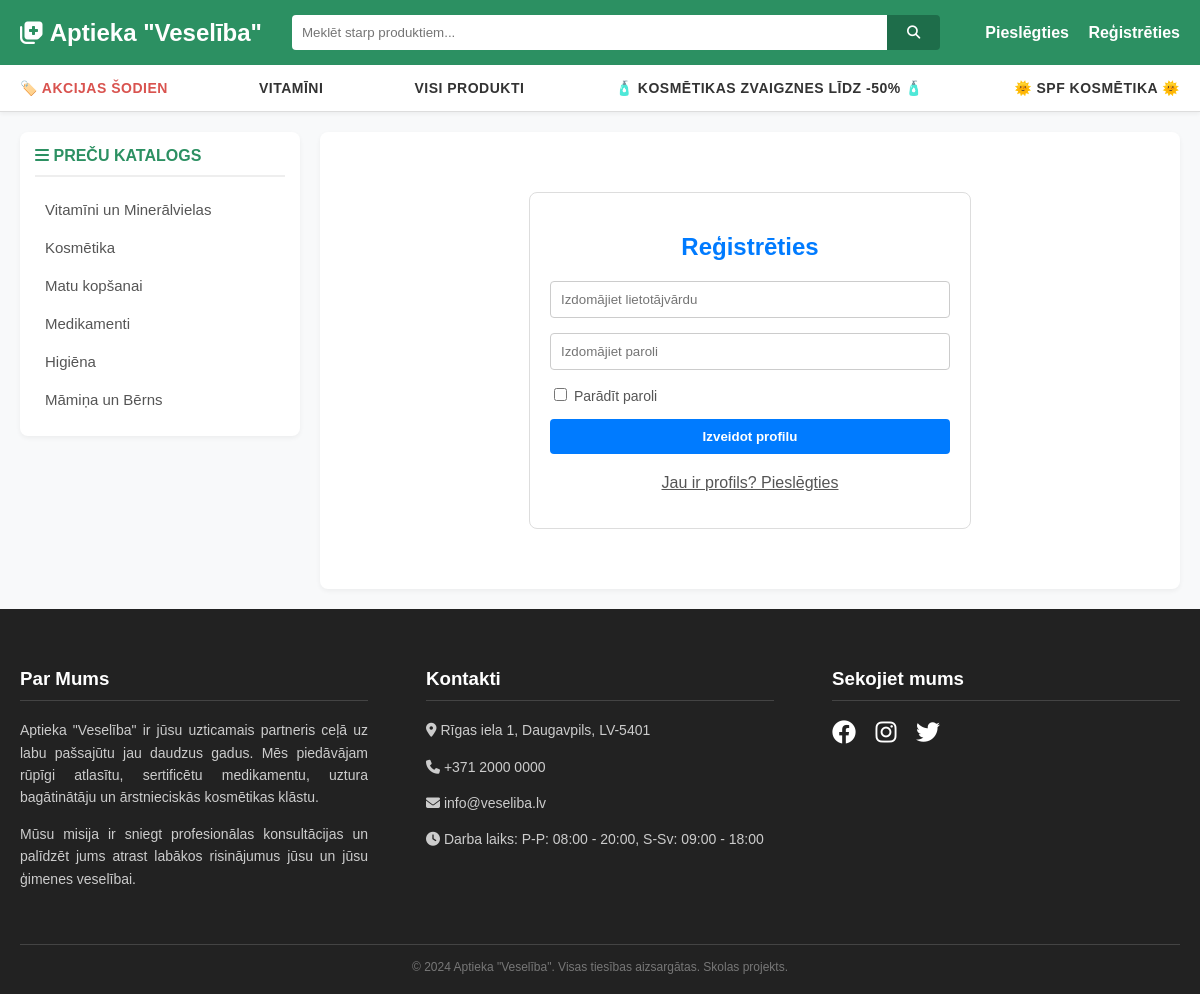
The app's page /registreties with its own data.
### app.py (models this page shows)
class Kategorija(db.Model):
    id = db.Column(db.Integer, primary_key=True)
    nosaukums = db.Column(db.String(50), nullable=False)

### app.py (the view, shortened to what this page needs)
@app.route('/registreties', methods=['GET', 'POST'])
def registreties():
    return render_template('registreties.html')

### app.py (called while the page is built)
@app.context_processor
def inject_categories():
    try:
        visas_kategorijas = Kategorija.query.all()
        return dict(global_kategorijas=visas_kategorijas)
    except:
        return dict(global_kategorijas=[])

### templates/registreties.html (shortened to what this page needs)
{% extends "base.html" %}
{% block content %}
<div style="max-width: 400px; margin: 40px auto; padding: 20px; border: 1px solid #ddd; border-radius: 8px;">
    <h2 style="text-align: center; color: #007bff;">Reģistrēties</h2>
    <form method="POST" action="/registreties" style="display: flex; flex-direction: column; gap: 15px;">
        <input type="text" name="lietotajvards" placeholder="Izdomājiet lietotājvārdu" required style="padding: 10px; border: 1px solid #ccc; border-radius: 4px;">
        <input type="password" id="parole" name="parole" placeholder="Izdomājiet paroli" required style="padding: 10px; border: 1px solid #ccc; border-radius: 4px;">
        <label style="font-size: 14px; cursor: pointer; color: #555;">
            <input type="checkbox" onclick="raditParoli()"> Parādīt paroli
        </label>
        <button type="submit" style="padding: 10px; background-color: #007bff; color: white; border: none; border-radius: 4px; font-weight: bold; cursor: pointer;">Izveidot profilu</button>
    </form>
    <p style="text-align: center; margin-top: 20px;"><a href="/pieslegties" style="color: #555;">Jau ir profils? Pieslēgties</a></p>
</div>
{% endblock %}

### templates/base.html (shortened to what this page needs)
<!DOCTYPE html>
<html lang="lv">
<head>
    <link rel="stylesheet" href="https://cdnjs.cloudflare.com/ajax/libs/font-awesome/6.4.0/css/all.min.css">
</head>
<body>
<header>
    <div class="top-bar">
        <div class="logo">
            <a href="/"><i class="fa-solid fa-notes-medical"></i> Aptieka "Veselība"</a>
        </div>
        <form class="search-form" method="GET" action="/">
            <input type="text" name="meklet" placeholder="Meklēt starp produktiem..." value="{{ vaicajums or '' }}">
            <button type="submit"><i class="fa-solid fa-magnifying-glass"></i></button>
        </form>
<div class="auth-links">
            {% if session.get('lietotajvards') %}
                <a href="/grozs" style="margin-right: 20px; color: #ffeb3b;"><i class="fa-solid fa-cart-shopping"></i> Grozs
                    {% set groza_skaits = session.get('grozs', {}).values() | sum %}
                    {% if groza_skaits > 0 %}({{ groza_skaits }}){% endif %}
                </a>
                <span><i class="fa-regular fa-user"></i> {{ session['lietotajvards'] }}</span>
                {% if session.get('loma') == 'admin' %}
                    <a href="/admin" class="admin-badge">Admin</a>
                {% endif %}
                <a href="/iziet">Atslēgties</a>
            {% else %}
                <a href="/pieslegties">Pieslēgties</a>
                <a href="/registreties">Reģistrēties</a>
            {% endif %}
        </div>
    </div>
</header>
<div class="top-nav-container">
    <nav class="top-nav">
        <a href="/?ipass=akcijas" class="highlight-red">🏷️ AKCIJAS ŠODIEN</a>
        <a href="/?kategorija=1">VITAMĪNI</a>
        <a href="/">VISI PRODUKTI</a>
        <a href="/?ipass=zvaigznes">🧴 KOSMĒTIKAS ZVAIGZNES LĪDZ -50% 🧴</a>
        <a href="/?ipass=spf">🌞 SPF KOSMĒTIKA 🌞</a>
    </nav>
</div>
<div class="main-container">
    <aside class="sidebar">
        <h3><i class="fa-solid fa-bars"></i> PREČU KATALOGS</h3>
        <ul>
            {% for kat in global_kategorijas %}
                <li><a href="/?kategorija={{ kat.id }}">{{ kat.nosaukums }}</a></li>
            {% endfor %}
        </ul>
    </aside>
    <main class="content-area">
        {% block content %}{% endblock %}
    </main>
</div>
<footer>
    <div class="footer-content">
        <div class="footer-section">
            <h3>Par Mums</h3>
            <p>Aptieka "Veselība" ir jūsu uzticamais partneris ceļā uz labu pašsajūtu jau daudzus gadus. Mēs piedāvājam rūpīgi atlasītu, sertificētu medikamentu, uztura bagātinātāju un ārstnieciskās kosmētikas klāstu.</p>
            <p>Mūsu misija ir sniegt profesionālas konsultācijas un palīdzēt jums atrast labākos risinājumus jūsu un jūsu ģimenes veselībai.</p>
        </div>
        <div class="footer-section">
            <h3>Kontakti</h3>
            <p><i class="fa-solid fa-location-dot"></i> Rīgas iela 1, Daugavpils, LV-5401</p>
            <p><i class="fa-solid fa-phone"></i> +371 2000 0000</p>
            <p><i class="fa-solid fa-envelope"></i> info@veseliba.lv</p>
            <p><i class="fa-solid fa-clock"></i> Darba laiks: P-P: 08:00 - 20:00, S-Sv: 09:00 - 18:00</p>
        </div>
        <div class="footer-section">
            <h3>Sekojiet mums</h3>
            <div class="social-icons">
                <a href="#"><i class="fa-brands fa-facebook"></i></a>
                <a href="#"><i class="fa-brands fa-instagram"></i></a>
                <a href="#"><i class="fa-brands fa-twitter"></i></a>
            </div>
        </div>
    </div>
    <div class="footer-bottom">
        &copy; 2024 Aptieka "Veselība". Visas tiesības aizsargātas. Skolas projekts.
    </div>
</footer>
</body>
</html>

### templates/base.html (style rules this page uses)
body { font-family: Arial, sans-serif; background-color: #f8f9fa; color: #333; margin: 0; padding: 0; display: flex; flex-direction: column; min-height: 100vh; }
header { background-color: #2c9062; color: white; padding: 15px 20px; }
.top-bar { max-width: 1200px; margin: 0 auto; display: flex; justify-content: space-between; align-items: center; }
.logo a { color: white; text-decoration: none; font-size: 24px; font-weight: bold; }
.search-form { display: flex; flex: 1; margin: 0 30px; }
.search-form input { flex: 1; padding: 10px; border: none; border-radius: 4px 0 0 4px; outline: none; }
.search-form button { padding: 10px 20px; background-color: #1e6d4a; color: white; border: none; border-radius: 0 4px 4px 0; cursor: pointer; }
.auth-links a { color: white; text-decoration: none; margin-left: 15px; font-weight: bold; }
.top-nav-container { background-color: white; border-bottom: 1px solid #ddd; box-shadow: 0 2px 4px rgba(0,0,0,0.05); }
.top-nav { max-width: 1200px; margin: 0 auto; display: flex; justify-content: space-between; align-items: center; padding: 15px 20px; flex-wrap: wrap; gap: 10px; }
.top-nav a { text-decoration: none; color: #333; font-weight: bold; font-size: 14px; text-transform: uppercase; letter-spacing: 0.5px; transition: color 0.3s; }
.highlight-red { color: #d9534f !important; }
.main-container { max-width: 1200px; margin: 20px auto; display: flex; flex: 1; width: 100%; gap: 20px; padding: 0 20px; box-sizing: border-box; }
.sidebar { width: 250px; background: white; border-radius: 8px; box-shadow: 0 2px 5px rgba(0,0,0,0.05); padding: 15px; align-self: flex-start; }
.sidebar h3 { margin-top: 0; color: #2c9062; border-bottom: 2px solid #eee; padding-bottom: 10px; font-size: 16px; text-transform: uppercase; }
.sidebar ul { list-style: none; padding: 0; margin: 0; }
.sidebar li { margin-bottom: 5px; }
.sidebar a { text-decoration: none; color: #555; display: block; padding: 8px 10px; border-radius: 4px; transition: 0.2s; font-size: 15px; }
.content-area { flex: 1; background: white; border-radius: 8px; box-shadow: 0 2px 5px rgba(0,0,0,0.05); padding: 20px; }
footer { background-color: #222; color: #ccc; padding: 40px 20px 20px; margin-top: auto; }
.footer-content { max-width: 1200px; margin: 0 auto; display: flex; justify-content: space-between; flex-wrap: wrap; }
.footer-section { width: 30%; min-width: 250px; margin-bottom: 20px; }
.footer-section h3 { color: white; border-bottom: 1px solid #444; padding-bottom: 10px; }
.footer-section p { font-size: 14px; line-height: 1.6; text-align: justify; }
.social-icons a { color: white; font-size: 24px; margin-right: 15px; text-decoration: none; transition: 0.3s; }
.footer-bottom { text-align: center; border-top: 1px solid #444; padding-top: 15px; margin-top: 20px; font-size: 12px; color: #777; }

### records on screen
Kategorija: nosaukums "Vitamīni un Minerālvielas"
Kategorija: nosaukums "Kosmētika"
Kategorija: nosaukums "Matu kopšanai"
Kategorija: nosaukums "Medikamenti"
Kategorija: nosaukums "Higiēna"
Kategorija: nosaukums "Māmiņa un Bērns"
